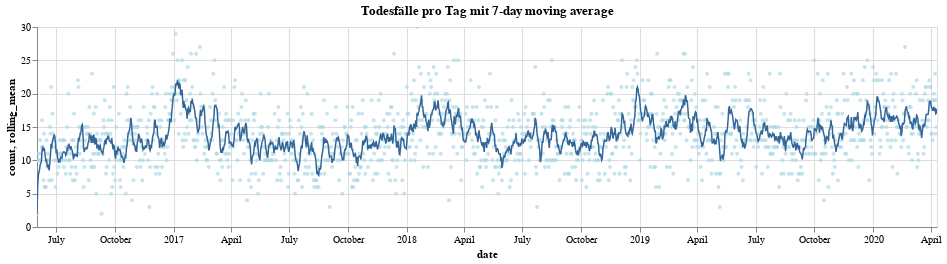

The notebook cell this image was saved under:
### Code cell
import altair as alt
alt.data_transformers.disable_max_rows()
day = alt.Chart(df_count_by_day, width=900, height=200).properties(
    title='Todesfälle pro Tag mit 7-day moving average'
).mark_circle(
    color='lightblue',
    size=16
).encode(
    x='date:T',
    y='count:Q',
    tooltip=['date:T', 'count:Q']
)

# .transform_timeunit(
#     yearmonth='yearmonth(date)'
# ).transform_aggregate(
#     sum_deaths='sum(count)',
#     sum_buckets='distinct(yearmonth)'
# ).transform_calculate(
#     avg='datum.sum_deaths / datum.sum_buckets'
# )


#   "transform": [
#     {"timeUnit": "yearmonthdate", "field": "date", "as": "date"},
#     {
#       "aggregate": [{"op": "mean", "field": "temp", "as": "temp"}],
#       "groupby": ["date"]
#     },
#     {"calculate": "day(datum.date) == 0", "as": "sundays"},
#     {
#       "window": [{"op": "sum", "field": "sundays", "as": "week"}],
#       "sort": "date"
#     }
#   ],

ma = alt.Chart(df_count_by_day, width=900, height=200
              ).mark_line(
    color='#336699',
    size=1.5
).transform_window(
    rolling_mean='mean(count)',
    frame=[-7, 0]
).encode(
    x='date:T',
    y='rolling_mean:Q',
    tooltip=['date:T', 'rolling_mean:Q']
)

(day + ma).interactive()

### Figure 1 — Vega-Lite specification as saved in the notebook (floating-point values rounded to 4 significant figures; data arrays with more than 128 entries replaced by an {"elided": "..."} marker saying what was removed)
{"config": {"view": {"continuousWidth": 400, "continuousHeight": 300}}, "layer": [{"mark": {"type": "circle", "color": "lightblue", "size": 16}, "encoding": {"tooltip": [{"type": "temporal", "field": "date"}, {"type": "quantitative", "field": "count"}], "x": {"type": "temporal", "field": "date"}, "y": {"type": "quantitative", "field": "count"}}, "height": 200, "selection": {"selector001": {"type": "interval", "bind": "scales", "encodings": ["x", "y"]}}, "title": "Todesfälle pro Tag mit 7-day moving average", "width": 900}, {"mark": {"type": "line", "color": "#336699", "size": 1.5}, "encoding": {"tooltip": [{"type": "temporal", "field": "date"}, {"type": "quantitative", "field": "rolling_mean"}], "x": {"type": "temporal", "field": "date"}, "y": {"type": "quantitative", "field": "rolling_mean"}}, "height": 200, "transform": [{"window": [{"op": "mean", "field": "count", "as": "rolling_mean"}], "frame": [-7, 0]}], "width": 900}], "data": {"name": "data-1cc26b0820d61faa7d4bcaa40484778a"}, "$schema": "https://vega.github.io/schema/vega-lite/v4.8.1.json", "datasets": {"data-1cc26b0820d61faa7d4bcaa40484778a": {"elided": "1410 records"}}}
